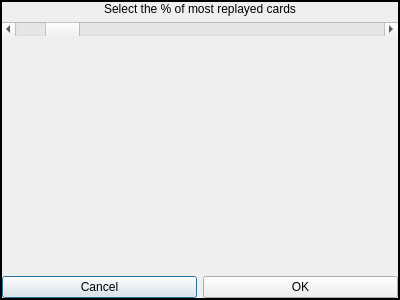
<?xml version="1.0" encoding="UTF-8"?>
<ui version="4.0">
 <class>subSession</class>
 <widget class="QDialog" name="subSession">
  <property name="geometry">
   <rect>
    <x>0</x>
    <y>0</y>
    <width>400</width>
    <height>300</height>
   </rect>
  </property>
  <property name="windowTitle">
   <string>Dialog</string>
  </property>
  <layout class="QGridLayout" name="gridLayout">
   <property name="leftMargin">
    <number>0</number>
   </property>
   <property name="topMargin">
    <number>0</number>
   </property>
   <property name="rightMargin">
    <number>0</number>
   </property>
   <property name="bottomMargin">
    <number>0</number>
   </property>
   <property name="spacing">
    <number>0</number>
   </property>
   <item row="0" column="0">
    <widget class="QFrame" name="frame">
     <property name="frameShape">
      <enum>QFrame::Box</enum>
     </property>
     <property name="frameShadow">
      <enum>QFrame::Plain</enum>
     </property>
     <property name="lineWidth">
      <number>2</number>
     </property>
     <layout class="QVBoxLayout" name="verticalLayout">
      <property name="leftMargin">
       <number>0</number>
      </property>
      <property name="topMargin">
       <number>0</number>
      </property>
      <property name="rightMargin">
       <number>0</number>
      </property>
      <property name="bottomMargin">
       <number>0</number>
      </property>
      <item>
       <widget class="QLabel" name="label">
        <property name="text">
         <string>Select the % of most replayed cards</string>
        </property>
        <property name="alignment">
         <set>Qt::AlignCenter</set>
        </property>
       </widget>
      </item>
      <item>
       <widget class="QScrollBar" name="selectingScrollBar">
        <property name="minimum">
         <number>1</number>
        </property>
        <property name="maximum">
         <number>100</number>
        </property>
        <property name="value">
         <number>10</number>
        </property>
        <property name="orientation">
         <enum>Qt::Horizontal</enum>
        </property>
        <property name="invertedControls">
         <bool>true</bool>
        </property>
       </widget>
      </item>
      <item>
       <widget class="QLabel" name="infoLabel">
        <property name="text">
         <string/>
        </property>
        <property name="alignment">
         <set>Qt::AlignCenter</set>
        </property>
       </widget>
      </item>
      <item>
       <spacer name="verticalSpacer">
        <property name="orientation">
         <enum>Qt::Vertical</enum>
        </property>
        <property name="sizeHint" stdset="0">
         <size>
          <width>20</width>
          <height>40</height>
         </size>
        </property>
       </spacer>
      </item>
      <item>
       <layout class="QHBoxLayout" name="horizontalLayout">
        <item>
         <widget class="QPushButton" name="cancelButton">
          <property name="text">
           <string>Cancel</string>
          </property>
         </widget>
        </item>
        <item>
         <widget class="QPushButton" name="okButton">
          <property name="text">
           <string>OK</string>
          </property>
         </widget>
        </item>
       </layout>
      </item>
     </layout>
    </widget>
   </item>
  </layout>
 </widget>
 <resources/>
 <connections/>
</ui>
